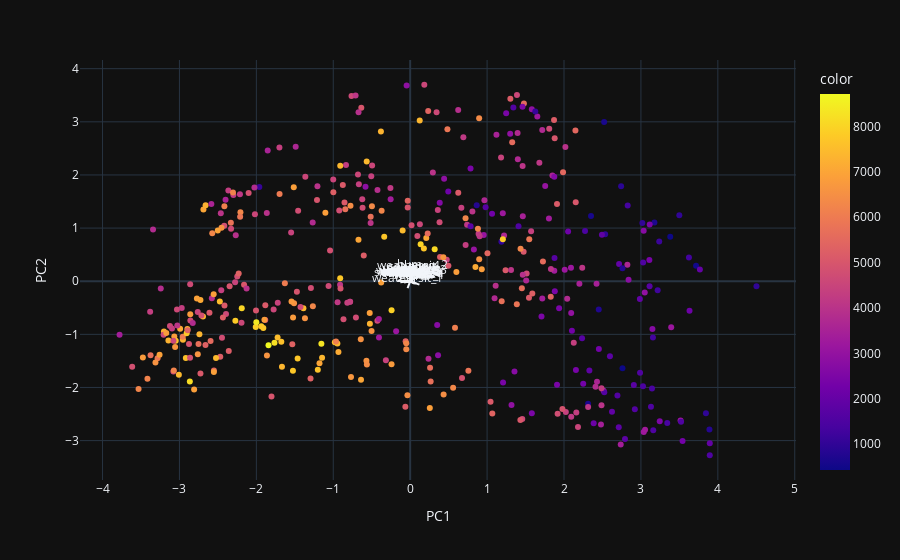

Source (notebook cell):
### Markdown cell above
##### Como curiosidad podemos ver el gráfico de loadings i fijarnos en la longitud de los vectors que influyen en cada componente

### Code cell
loadings = myPCA.components_.T * np.sqrt(myPCA.explained_variance_ratio_)

fig = px.scatter(X_train_standarized, x='PC1', y='PC2', color=y_train)

for i, feature in enumerate(X_train.columns):
    fig.add_shape(type='line',x0=0, y0=0,x1=loadings[i, 0],y1=loadings[i, 1])
    fig.add_annotation(x=loadings[i, 0],y=loadings[i, 1],ax=0, ay=0,xanchor="center",yanchor="bottom",text=feature,)
fig.show()

### Figure 1 — Plotly figure (JSON) as saved in the notebook; plotly's stock layout.template omitted (floating-point values rounded to 4 significant figures; data arrays with more than 128 entries replaced by an {"elided": "..."} marker saying what was removed)
{"data": [{"hovertemplate": "PC1=%{x}<br>PC2=%{y}<br>color=%{marker.color}<extra></extra>", "legendgroup": "", "marker": {"color": {"elided": "438 int values"}, "coloraxis": "coloraxis", "symbol": "circle"}, "mode": "markers", "name": "", "orientation": "v", "showlegend": false, "type": "scatter", "x": {"elided": "438 float values"}, "xaxis": "x", "y": {"elided": "438 float values"}, "yaxis": "y"}], "layout": {"annotations": [{"ax": 0, "ay": 0, "text": "temp", "x": -0.1644, "xanchor": "center", "y": 0.007791, "yanchor": "bottom"}, {"ax": 0, "ay": 0, "text": "atemp", "x": -0.164, "xanchor": "center", "y": 0.009986, "yanchor": "bottom"}, {"ax": 0, "ay": 0, "text": "hum", "x": -0.009359, "xanchor": "center", "y": 0.127, "yanchor": "bottom"}, {"ax": 0, "ay": 0, "text": "windspeed", "x": 0.03597, "xanchor": "center", "y": -0.03178, "yanchor": "bottom"}, {"ax": 0, "ay": 0, "text": "yr_0", "x": -0.0007953, "xanchor": "center", "y": 0.02458, "yanchor": "bottom"}, {"ax": 0, "ay": 0, "text": "yr_1", "x": 0.0007953, "xanchor": "center", "y": -0.02458, "yanchor": "bottom"}, {"ax": 0, "ay": 0, "text": "mnth_1", "x": 0.07741, "xanchor": "center", "y": -0.04186, "yanchor": "bottom"}, {"ax": 0, "ay": 0, "text": "mnth_2", "x": 0.06007, "xanchor": "center", "y": -0.05005, "yanchor": "bottom"}, {"ax": 0, "ay": 0, "text": "mnth_3", "x": 0.03189, "xanchor": "center", "y": -0.0172, "yanchor": "bottom"}, {"ax": 0, "ay": 0, "text": "mnth_4", "x": 0.002639, "xanchor": "center", "y": -0.006952, "yanchor": "bottom"}, {"ax": 0, "ay": 0, "text": "mnth_5", "x": -0.02595, "xanchor": "center", "y": 0.007793, "yanchor": "bottom"}, {"ax": 0, "ay": 0, "text": "mnth_6", "x": -0.0468, "xanchor": "center", "y": -0.01676, "yanchor": "bottom"}, {"ax": 0, "ay": 0, "text": "mnth_7", "x": -0.07912, "xanchor": "center", "y": -0.02591, "yanchor": "bottom"}, {"ax": 0, "ay": 0, "text": "mnth_8", "x": -0.0637, "xanchor": "center", "y": 0.0009714, "yanchor": "bottom"}, {"ax": 0, "ay": 0, "text": "mnth_9", "x": -0.04326, "xanchor": "center", "y": 0.0212, "yanchor": "bottom"}, {"ax": 0, "ay": 0, "text": "mnth_10", "x": 0.01498, "xanchor": "center", "y": 0.06121, "yanchor": "bottom"}, {"ax": 0, "ay": 0, "text": "mnth_11", "x": 0.03261, "xanchor": "center", "y": 0.02137, "yanchor": "bottom"}, {"ax": 0, "ay": 0, "text": "mnth_12", "x": 0.0513, "xanchor": "center", "y": 0.03915, "yanchor": "bottom"}, {"ax": 0, "ay": 0, "text": "season_1", "x": 0.12, "xanchor": "center", "y": -0.06514, "yanchor": "bottom"}, {"ax": 0, "ay": 0, "text": "season_2", "x": -0.02956, "xanchor": "center", "y": -0.006132, "yanchor": "bottom"}, {"ax": 0, "ay": 0, "text": "season_3", "x": -0.1284, "xanchor": "center", "y": -0.01832, "yanchor": "bottom"}, {"ax": 0, "ay": 0, "text": "season_4", "x": 0.04339, "xanchor": "center", "y": 0.08906, "yanchor": "bottom"}, {"ax": 0, "ay": 0, "text": "holiday_0", "x": -0.02588, "xanchor": "center", "y": 0.003047, "yanchor": "bottom"}, {"ax": 0, "ay": 0, "text": "holiday_1", "x": 0.02588, "xanchor": "center", "y": -0.003047, "yanchor": "bottom"}, {"ax": 0, "ay": 0, "text": "weekday_0", "x": 0.01712, "xanchor": "center", "y": -0.00901, "yanchor": "bottom"}, {"ax": 0, "ay": 0, "text": "weekday_1", "x": 0.001221, "xanchor": "center", "y": 0.02012, "yanchor": "bottom"}, {"ax": 0, "ay": 0, "text": "weekday_2", "x": -0.001853, "xanchor": "center", "y": 0.01097, "yanchor": "bottom"}, {"ax": 0, "ay": 0, "text": "weekday_3", "x": -0.003479, "xanchor": "center", "y": -0.003028, "yanchor": "bottom"}, {"ax": 0, "ay": 0, "text": "weekday_4", "x": -0.0186, "xanchor": "center", "y": -0.01885, "yanchor": "bottom"}, {"ax": 0, "ay": 0, "text": "weekday_5", "x": 0.0007213, "xanchor": "center", "y": -0.004713, "yanchor": "bottom"}, {"ax": 0, "ay": 0, "text": "weekday_6", "x": 0.004032, "xanchor": "center", "y": 0.004925, "yanchor": "bottom"}, {"ax": 0, "ay": 0, "text": "weathersit_1", "x": -0.03393, "xanchor": "center", "y": -0.1286, "yanchor": "bottom"}, {"ax": 0, "ay": 0, "text": "weathersit_2", "x": 0.02673, "xanchor": "center", "y": 0.1234, "yanchor": "bottom"}, {"ax": 0, "ay": 0, "text": "weathersit_3", "x": 0.02351, "xanchor": "center", "y": 0.02191, "yanchor": "bottom"}], "coloraxis": {"colorbar": {"title": {"text": "color"}}, "colorscale": [[0, "#0d0887"], [0.1111, "#46039f"], [0.2222, "#7201a8"], [0.3333, "#9c179e"], [0.4444, "#bd3786"], [0.5556, "#d8576b"], [0.6667, "#ed7953"], [0.7778, "#fb9f3a"], [0.8889, "#fdca26"], [1, "#f0f921"]]}, "legend": {"tracegroupgap": 0}, "margin": {"t": 60}, "shapes": [{"type": "line", "x0": 0, "x1": -0.1644, "y0": 0, "y1": 0.007791}, {"type": "line", "x0": 0, "x1": -0.164, "y0": 0, "y1": 0.009986}, {"type": "line", "x0": 0, "x1": -0.009359, "y0": 0, "y1": 0.127}, {"type": "line", "x0": 0, "x1": 0.03597, "y0": 0, "y1": -0.03178}, {"type": "line", "x0": 0, "x1": -0.0007953, "y0": 0, "y1": 0.02458}, {"type": "line", "x0": 0, "x1": 0.0007953, "y0": 0, "y1": -0.02458}, {"type": "line", "x0": 0, "x1": 0.07741, "y0": 0, "y1": -0.04186}, {"type": "line", "x0": 0, "x1": 0.06007, "y0": 0, "y1": -0.05005}, {"type": "line", "x0": 0, "x1": 0.03189, "y0": 0, "y1": -0.0172}, {"type": "line", "x0": 0, "x1": 0.002639, "y0": 0, "y1": -0.006952}, {"type": "line", "x0": 0, "x1": -0.02595, "y0": 0, "y1": 0.007793}, {"type": "line", "x0": 0, "x1": -0.0468, "y0": 0, "y1": -0.01676}, {"type": "line", "x0": 0, "x1": -0.07912, "y0": 0, "y1": -0.02591}, {"type": "line", "x0": 0, "x1": -0.0637, "y0": 0, "y1": 0.0009714}, {"type": "line", "x0": 0, "x1": -0.04326, "y0": 0, "y1": 0.0212}, {"type": "line", "x0": 0, "x1": 0.01498, "y0": 0, "y1": 0.06121}, {"type": "line", "x0": 0, "x1": 0.03261, "y0": 0, "y1": 0.02137}, {"type": "line", "x0": 0, "x1": 0.0513, "y0": 0, "y1": 0.03915}, {"type": "line", "x0": 0, "x1": 0.12, "y0": 0, "y1": -0.06514}, {"type": "line", "x0": 0, "x1": -0.02956, "y0": 0, "y1": -0.006132}, {"type": "line", "x0": 0, "x1": -0.1284, "y0": 0, "y1": -0.01832}, {"type": "line", "x0": 0, "x1": 0.04339, "y0": 0, "y1": 0.08906}, {"type": "line", "x0": 0, "x1": -0.02588, "y0": 0, "y1": 0.003047}, {"type": "line", "x0": 0, "x1": 0.02588, "y0": 0, "y1": -0.003047}, {"type": "line", "x0": 0, "x1": 0.01712, "y0": 0, "y1": -0.00901}, {"type": "line", "x0": 0, "x1": 0.001221, "y0": 0, "y1": 0.02012}, {"type": "line", "x0": 0, "x1": -0.001853, "y0": 0, "y1": 0.01097}, {"type": "line", "x0": 0, "x1": -0.003479, "y0": 0, "y1": -0.003028}, {"type": "line", "x0": 0, "x1": -0.0186, "y0": 0, "y1": -0.01885}, {"type": "line", "x0": 0, "x1": 0.0007213, "y0": 0, "y1": -0.004713}, {"type": "line", "x0": 0, "x1": 0.004032, "y0": 0, "y1": 0.004925}, {"type": "line", "x0": 0, "x1": -0.03393, "y0": 0, "y1": -0.1286}, {"type": "line", "x0": 0, "x1": 0.02673, "y0": 0, "y1": 0.1234}, {"type": "line", "x0": 0, "x1": 0.02351, "y0": 0, "y1": 0.02191}], "xaxis": {"anchor": "y", "domain": [0, 1], "title": {"text": "PC1"}}, "yaxis": {"anchor": "x", "domain": [0, 1], "title": {"text": "PC2"}}}}
